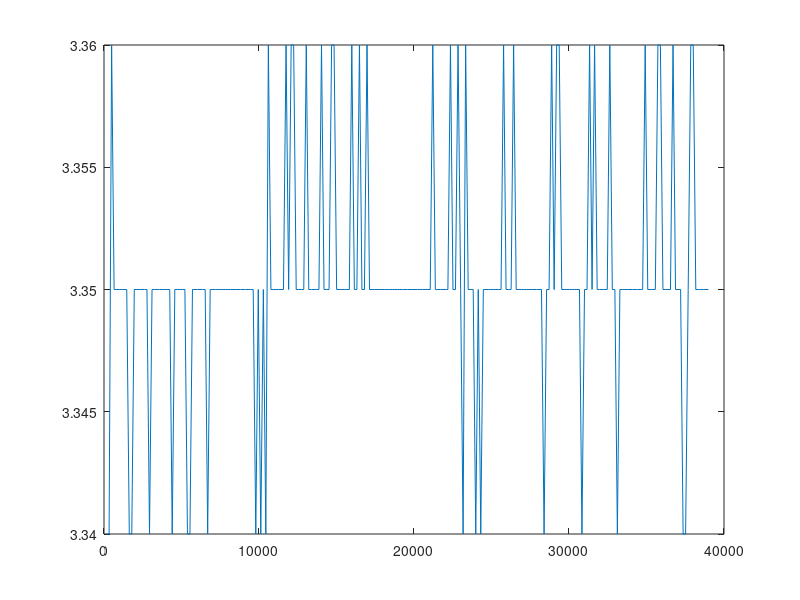
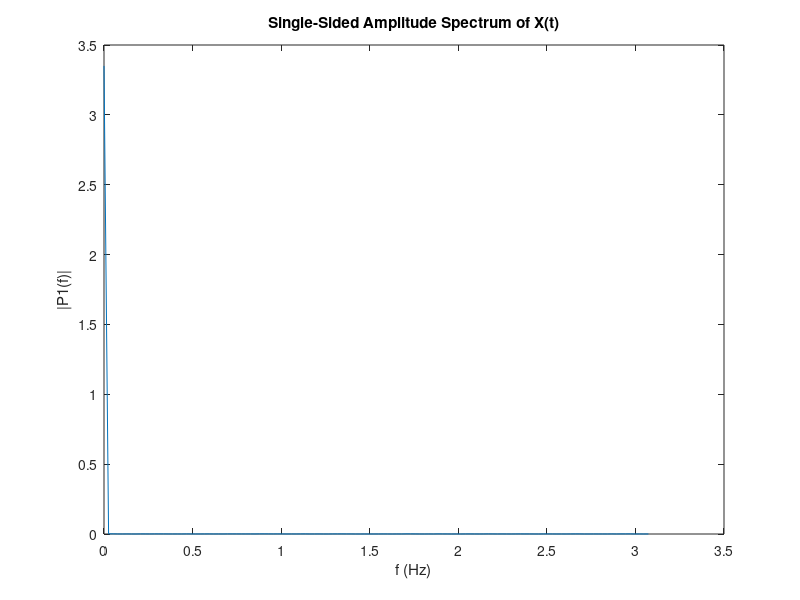

These figures' MATLAB source, in order:
clc;
clear all;


x = csvread('with_analogue_without_digital.csv');

sig = x(:,2).';
time = x(:,end).';

Ts=(time(2)-time(1))/1000;
Fs=1/Ts;

L = length(time);
figure()
plot(time,sig);


Y = fft(sig);

P2 = abs(Y/L);
P1 = P2(1:L/2+1);
P1(2:end-1) = 2*P1(2:end-1);

f = Fs*(0:(L/2))/L;
figure();
plot(f(1:end),P1(1:end)) 
title('Single-Sided Amplitude Spectrum of X(t)')
xlabel('f (Hz)')
ylabel('|P1(f)|')

